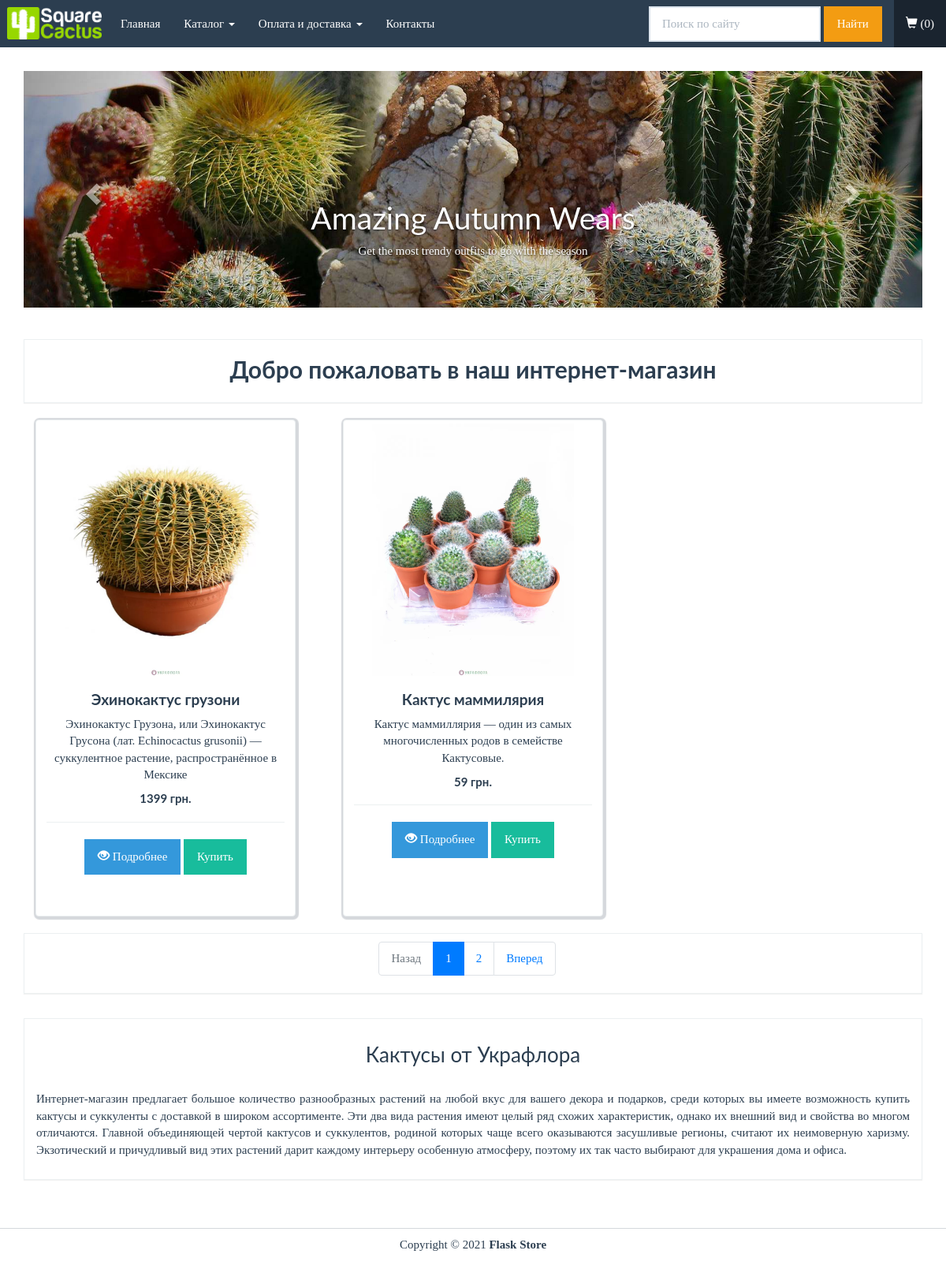
The page / on the database its author committed.
### app.py (models this page shows, shortened)
class Slider(db.Model):
    id = db.Column(db.Integer, primary_key=True)
    pagetitle = db.Column(db.String(100))
    description = db.Column(db.String(100))
    image = db.Column(db.String(100))

class Product(db.Model):
    id = db.Column(db.Integer, primary_key=True)
    name = db.Column(db.String(50), unique=True)
    price = db.Column(db.Integer)
    stock = db.Column(db.Integer)
    slug = db.Column(db.String(140), unique=True)
    description = db.Column(db.String(500))
    image = db.Column(db.String(100), nullable=True)
    image2 = db.Column(db.String(100), nullable=True)
    image3 = db.Column(db.String(100), nullable=True)
    image4 = db.Column(db.String(100), nullable=True)
    order = db.relationship('Order_Item', backref='product', lazy=True)

### app.py (the view)
@app.route('/')
def index():
    slider = Slider.query.all()
    count_cart = check_count()
    products = Product.query.order_by(Product.name.desc())
    page = request.args.get('page')
    if page and page.isdigit():
        page = int(page)
    else:
        page = 1
    pages = products.paginate(page=page, per_page=2)
    return render_template('index.html', pages=pages, products=products, count_cart=count_cart, slider=slider)

### app.py (called while the page is built)
def check_count():
    count_cart = 0
    if 'cart' in session:
        for item in session['cart']:
            quantity = int(item['quantity'])
            count_cart += quantity
    else:
        count_cart = 0
    return count_cart

### templates/index.html (shortened to what this page needs)
{% extends "base.html" %}
{% block body %}
<div class="row">
	<div class="col-lg-12">
		<div id="carousel-id" class="carousel slide" data-ride="carousel">
			<div class="carousel-inner">
				{% for slider in slider %}
                <div class="item {% if slider.id == 1%}active{% endif %}" style="height: 300px;">
					<img alt="{{ slider.id }} slide" src="{{ url_for('static', filename=slider.image) }}" style="width: 100%;">
					<div class="container">
						<div class="carousel-caption">
							<h1>{{ slider.pagetitle }}</h1>
							<p>
								{{ slider.description | safe }}
							</p>
						</div>
					</div>
				</div>
                {% endfor %}
			</div>
			<a class="left carousel-control" href="#carousel-id" data-slide="prev"><span class="glyphicon glyphicon-chevron-left"></span></a>
			<a class="right carousel-control" href="#carousel-id" data-slide="next"><span class="glyphicon glyphicon-chevron-right"></span></a>
		</div>
	</div>
</div>
</div>
<div class="container" style="margin-top: 40px !important;">
<div class="row">
	<div class="col-lg-12">
		<div class="panel panel-default">
			<div class="panel-body">
				<h4 class="text-center pageTitle">Добро пожаловать в наш интернет-магазин</h4>
			</div>
		</div>
	</div>
</div>
<div class="row list">
	{% for product in pages.items  %}
    <div class="col-lg-4" >
		<div class="col-xs-12 col-sm-12 col-md-12 col-lg-12" >
			<div class="thumbnail" style="height: 630px;">
				<a href="{{url_for('product', id=product.id)}}">
					<img src="{{ url_for('static', filename=product.image) }}" alt="">
				</a>
				<div class="caption text-center">
					<h4 class="bold">{{ product.name }}</h4>
					<p>
						{{ product.description | safe }}
					</p>
                <h5 class="bold">{{ product.price }} грн.</h5>
					<hr />
					<p>
						<a href="{{url_for('product', id=product.id)}}" class="btn btn-info btn-buy">
							<i class="glyphicon glyphicon-eye-open"></i> Подробнее
						</a>
                        {% if product.stock > 0 %}
                            <button class="btn btn-success btn-buy" id="{{ product.id }}">Купить</button>
                        {% endif %}
					</p>
				</div>
			</div>
		</div>
	</div>
    {% endfor %}
<div class="container" style="margin-top: 40px !important;">
<div class="row">
	<div class="col-lg-12">
		<div class="panel panel-default">
			<div class="panel-body text-center">
                <nav>
                  <ul class="pagination">
                    <li class="page-item {% if not pages.has_prev %}disabled {% endif %}">
                      <a class="page-link" href="./?page={{ pages.prev_num }}" tabindex="-1">Назад</a>
                    </li>
                  {% for page in pages.iter_pages() %}
                       <li class="page-item {% if page == pages.page %}active{% endif %}">
                           <a class="page-link" href="./?page={{ page }}">{{ page }} <span class="sr-only">(current)</span></a>
                       </li>
                  {% endfor %}
                    <li class="page-item {% if not pages.next_num %}disabled {% endif %}">
                      <a class="page-link" href="./?page={{ pages.next_num }}">Вперед</a>
                    </li>
                  </ul>
                </nav>
            </div>
        </div>
    </div>
</div>
</div>
</div>
<div class="row pad">
	<div class="col-lg-12">
		<div class="panel panel-default">
			<div class="panel-body text-justify">
                <h3 class="text-center ">Кактусы от Украфлора</h3>
                <br>
            <p>
Интернет-магазин предлагает большое количество разнообразных растений на любой вкус для вашего декора и подарков, среди которых вы имеете возможность купить кактусы и суккуленты с доставкой в широком ассортименте. Эти два вида растения имеют целый ряд схожих характеристик, однако их внешний вид и свойства во многом отличаются. Главной объединяющей чертой кактусов и суккулентов, родиной которых чаще всего оказываются засушливые регионы, считают их неимоверную харизму. Экзотический и причудливый вид этих растений дарит каждому интерьеру особенную атмосферу, поэтому их так часто выбирают для украшения дома и офиса.
            </p>
            </div>
		</div>
	</div>
</div>
</div>
{% endblock %}

### static/css/styles.css (style rules this page uses)
body { font-family: Ubuntu, verdana, georgia, serif, sans-serif; }
a, a:hover, a:active, a:focus, a:visited { text-decoration: none; }
.bold { font-weight: bolder !important; }
div.panel, .btn, .navbar { border-radius: 0; }
.pad { margin-top: 10px !important; }
div.panel-body { padding-top: 10px; }
.pagination>.active>a, .pagination>.active>a:focus, .pagination>.active>a:hover, .pagination>.active>span, .pagination>.active>span:focus, .pagination>.active>span:hover { background-color: rgba(51, 183, 112, .9); border-color: rgba(51, 183, 112, .5); }
.pageTitle { font-size: 30px; font-weight: bold; }
div.thumbnail { box-shadow: 1px 1px 1px 3px rgba(44, 62, 80, .2); }
.pagination { margin: 0px 15px 0 0; }
.active { border:none!important; }
.pagination > .disabled > a { color: #ecf0f1; background-color: gray; border-color: transparent; cursor: not-allowed; }
.pagination > .active > a { color: #fff; background-color: #007bff; border-color: #007bff; }
.page-link { position: relative; display: block; padding: .5rem .75rem; margin-left: -1px; line-height: 1.25; color: #007bff; background-color: #fff; border: 1px solid #dee2e6; }
.page-item.disabled .page-link { color: #6c757d; pointer-events: none; cursor: auto; background-color: #fff; border-color: #dee2e6; }
.pagination > li > a { position: relative; display: block; margin-left: -1px; color: #007bff; background-color: #fff; border: 1px solid #dee2e6; }
.carousel { margin-top: 20px; }
.item img { width: 100%; }

### rows shown on the page
Slider: image (picture), pagetitle "Amazing Autumn Wears", description "Get the most trendy outfits to go with the season"
Product: image (picture), name "Эхинокактус грузони", description "Эхинокактус Грузона, или Эхинокактус Грусона (лат. Echinocactus grusonii) — суккулентное растение, распространённое в Мексике", price "1399"
Product: image (picture), name "Кактус маммилярия", description "Кактус маммиллярия — один из самых многочисленных родов в семействе Кактусовые.", price "59"

### other values the page prints
{{ count_cart }} "0"
{{ page }} "1" "2"
